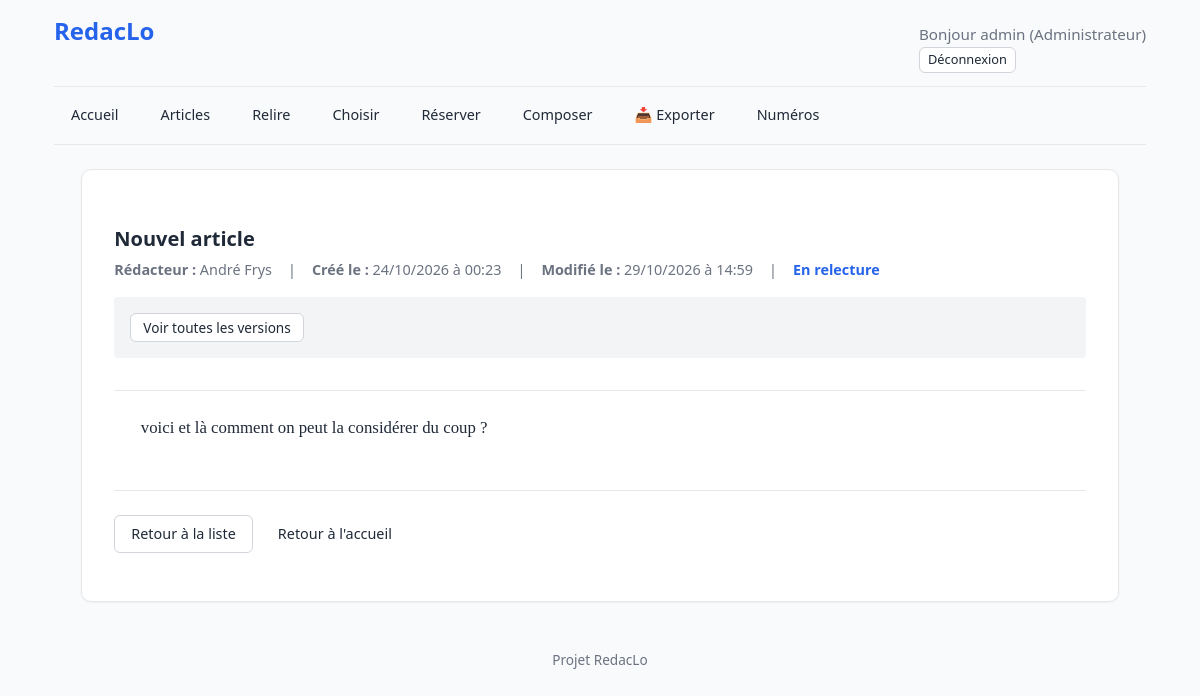
Page /articles/11/ (signed in) on the committed database.
### accounts/models.py (models this page shows, shortened)
class User(AbstractUser):
    ROLES = [
        ("admin", "Administrateur"),
        ("editeur", "Éditeur"),
        ("membre_redaction", "Membre de la rédaction"),
        ("redacteur", "Rédacteur"),
    ]
    COULEURS = [
        ("bleu", "Bleu"), ("violet", "Violet"), ("gris", "Gris ardoise"),
        ("marine", "Bleu marine"), ("orangefonce", "Orange foncé"),
        ("marron", "Marron"), ("rouge", "Rouge"), ("vert", "Vert"),
    ]
    role = models.CharField(max_length=20, choices=ROLES, default="redacteur")
    couleur = models.CharField(max_length=20, choices=COULEURS, default="bleu")
    signature_defaut = models.CharField(
        max_length=100,
        blank=True,
        help_text="Ex: 'Correspondant LO'. Laisser vide pour utiliser le Prénom Nom."
    )
    couleur = models.CharField(
        max_length=20,
        choices=COULEURS,
        default="bleu",
        help_text="Couleur utilisée pour ses annotations dans les articles.",
    )
    def get_signature(self):
        if self.signature_defaut:
            return self.signature_defaut
        if self.get_full_name():
            return self.get_full_name()
        return self.username
    def est_redacteur(self):
        return self.role in ("redacteur", "redacteur_breves", "correspondant", "editorialiste")

### articles/models.py (models this page shows, shortened)
class Article(models.Model):
    STATUTS = [
        ("brouillon", "Brouillon"),
        ("soumis", "Soumis"),
        ("en_relecture", "En relecture"),
        ("relu", "Relu"),
        ("revisions_demandees", "Révisions demandées"),
        ("valide", "Validé"),
        ("rejete", "Rejeté"),
        ("publie", "Publié"),
    ]
    STATUTS_SELECTION = [
        ("a_choisir", "À choisir pour le numéro"),
        ("disponible", "Disponible (dans le vivier)"),
        ("reserve", "Réservé (marronnier)"),
        ("utilise", "Utilisé (placé)"),
    ]
    TYPES_ARTICLE = [
        ("article", "Article"),
        ("breve", "Brève"),
        ("echo", "Écho"),
        ("courrier", "Courrier des lecteurs"),
        ("article_editorial", "Éditorial"),
    ]
    titre = models.CharField(max_length=200, help_text="Titre principal de l'article.")
    sur_titre = models.CharField(max_length=200, blank=True, help_text="Sur-titre de l'article.")
    type_article = models.CharField(max_length=20, choices=TYPES_ARTICLE, default="article", verbose_name="Type d'article")
    redacteur = models.ForeignKey(
        settings.AUTH_USER_MODEL,
        on_delete=models.CASCADE,
        related_name="articles_rediges",
        verbose_name="Rédacteur"
    )
    contenu = models.TextField()
    statut = models.CharField(max_length=20, choices=STATUTS, default="brouillon")
    rubrique = models.ForeignKey(
        "publications.Rubrique",
        on_delete=models.SET_NULL,
        null=True,
        blank=True,
        related_name="articles"
    )
    statut_selection = models.CharField(max_length=20, choices=STATUTS_SELECTION, default="a_choisir")
    date_creation = models.DateTimeField(auto_now_add=True)
    date_modification = models.DateTimeField(auto_now=True)
    version_reference = models.ForeignKey(
        "ArticleVersion",
        on_delete=models.SET_NULL,
        null=True,
        blank=True,
        related_name="+"
    )
    valide_1_par = models.ForeignKey(
        settings.AUTH_USER_MODEL,
        on_delete=models.SET_NULL,
        null=True,
        blank=True,
        related_name="articles_valides_1",
        verbose_name="Premier validateur"
    )
    valide_2_par = models.ForeignKey(
        settings.AUTH_USER_MODEL,
        on_delete=models.SET_NULL,
        null=True,
        blank=True,
        related_name="articles_valides_2",
        verbose_name="Second validateur"
    )
    valide_1_mandataire = models.ForeignKey(
        settings.AUTH_USER_MODEL,
        on_delete=models.SET_NULL,
        null=True,
        blank=True,
        related_name="articles_mandates_1",
        verbose_name="Premier validateur (mandataire)"
    )
    valide_2_mandataire = models.ForeignKey(
        settings.AUTH_USER_MODEL,
        on_delete=models.SET_NULL,
        null=True,
        blank=True,
        related_name="articles_mandates_2",
        verbose_name="Second validateur (mandataire)"
    )
    numero_reserve = models.ForeignKey(
        'publications.Publication',
        on_delete=models.SET_NULL,
        null=True,
        blank=True,
        related_name='articles_reserves',
        verbose_name="Réservé pour le numéro"
    )

class ArticleVersion(models.Model):
    TYPES = [
        ("redacteur", "Rédacteur"),
        ("relecture", "Relecture"),
    ]
    STATUTS = [
        ("brouillon", "Brouillon"),
        ("soumise", "Soumise (à valider)"),
        ("validee", "Validée"),
        ("rejetee", "Rejetée"),
        ("archivee", "Archivée (traitée)"),
    ]
    AVIS_CHOICES = [
        ("favorable", "Favorable"),
        ("defavorable", "Défavorable"),
    ]
    avis_relecteur = models.CharField(
        max_length=20,
        choices=AVIS_CHOICES,
        blank=True,
        null=True,
        verbose_name="Avis du relecteur"
    )
    article = models.ForeignKey(
        Article,
        on_delete=models.CASCADE,
        related_name="versions",
    )
    parent = models.ForeignKey(
        "self",
        on_delete=models.SET_NULL,
        null=True,
        blank=True,
        related_name="enfants",
    )
    numero = models.PositiveIntegerField(default=1)
    type = models.CharField(max_length=20, choices=TYPES, default="redacteur")
    contenu = models.TextField()
    modifie_par = models.ForeignKey(
        settings.AUTH_USER_MODEL,
        on_delete=models.SET_NULL,
        null=True,
        blank=True,
        related_name="versions_modifiees",
        verbose_name="Modifié par"
    )
    commentaire = models.TextField(blank=True)
    statut = models.CharField(
        max_length=20,
        choices=STATUTS,
        default="brouillon",
    )
    commentaire_validation = models.TextField(
        blank=True,
        help_text="Commentaire de l'éditeur en cas de rejet.",
    )
    date = models.DateTimeField(auto_now_add=True)
    class Meta:
        ordering = ["-date"]

### articles/views/crud.py (the view)
# urls.py: path("<int:pk>/", views.detail_article, name="detail_article"),
@role_required("redacteur")
def detail_article(request, pk):
    article = get_object_or_404(Article, pk=pk)
    if request.user.role == "redacteur" and article.redacteur != request.user:
        raise PermissionDenied
    version_validee = article.versions.filter(statut="validee").first()
    if version_validee:
        texte_brut = version_validee.contenu
        source_texte = "version validée"
    elif article.version_reference:
        texte_brut = article.version_reference.contenu
        source_texte = "version de référence"
    else:
        texte_brut = article.contenu
        source_texte = "texte original"
    texte_affiche = [p.strip() for p in texte_brut.splitlines() if p.strip()]
    reviews = article.reviews.exclude(decision="en_attente")
    return render(request, "articles/article_detail.html", {
        "article": article,
        "reviews": reviews,
        "texte_affiche": texte_affiche,
        "source_texte": source_texte,
        "version_validee": version_validee,
    })

### templates/articles/article_detail.html (shortened to what this page needs)
{% extends "base.html" %}
{% load typographie %}
{% block contenu %}
    <h2 style="margin-bottom: 0.5rem;">{{ article.titre }}</h2>
    <div style="font-size: 0.9rem; color: var(--c-text-muted); margin-bottom: 1rem; display: flex; flex-wrap: wrap; gap: 1rem; align-items: center;">
        <span><strong>Rédacteur :</strong> {{ article.redacteur.get_signature }}</span>
        <span>|</span>
        <span><strong>Créé le :</strong> {{ article.date_creation|date:"d/m/Y à H:i" }}</span>
        <span>|</span>
        <span><strong>Modifié le :</strong> {{ article.date_modification|date:"d/m/Y à H:i" }}</span>
        <span>|</span>
        <span class="statut-{{ article.statut }}" style="font-weight: bold;">
            {{ article.get_statut_display }}
        </span>
    </div>
    {% if user.role == "editeur" or user.role == "admin" %}
        <div class="actions" style="margin-top: 1rem; margin-bottom: 2rem; background: var(--c-surface-alt); padding: 1rem; border-radius: 4px;">
            {% if user.role == "editeur" or user.role == "admin" %}
                <a href="{% url 'articles:liste_versions' article.pk %}" class="btn btn-sm btn-secondary">Voir toutes les versions</a>
            {% endif %}
        </div>
    {% endif %}
    <hr style="border: 0; border-top: 1px solid var(--c-border); margin: 1.5rem 0;">
    <div class="texte-article-simple">
        {% for paragraphe in texte_affiche %}
            <p>{{ paragraphe|typographier }}</p>
        {% endfor %}
    </div>
    <div class="actions" style="margin-top: 3rem; border-top: 1px solid var(--c-border); padding-top: 1.5rem;">
        {% if user.est_redacteur %}
            <a href="{% url 'articles:mes_articles' %}" class="btn btn-secondary">
                Retour à mes articles
            </a>
        {% else %}
            <a href="{% url 'reviews:a_relire' %}" class="btn btn-secondary">
                Retour à la liste
            </a>
        {% endif %}
        <a href="{% url 'core:accueil' %}" class="btn btn-ghost">
            Retour à l'accueil
        </a>
    </div>
{% endblock %}

### templates/base.html (shortened to what this page needs)
<!DOCTYPE html>
{% load static %}
<html lang="fr">
    <head>
        <link rel="stylesheet" href="{% static 'css/main.css' %}">
    </head>
    <body>
        <header>
            <div class="header-top">
                <h1 class="site-title">
                    <a href="{% url 'core:accueil' %}">RedacLo</a>
                </h1>
                {% if user.is_authenticated %}
                    <div class="user-info-container">
                        <span class="user-greeting">
                            Bonjour {{ user.username }} <span class="user-role">({{ user.get_role_display }})</span>
                        </span>
                        <form method="post" action="{% url 'logout' %}" style="margin: 0;">
                            <button type="submit" class="btn btn-sm btn-secondary" style="cursor: pointer; padding: 0.2rem 0.5rem; font-size: 0.8rem;">
                                Déconnexion
                            </button>
                        </form>
                    </div>
                {% else %}
                    <div>
                        <a href="{% url 'login' %}" class="btn btn-sm btn-primary">Connexion</a>
                    </div>
                {% endif %}
            </div>
            <nav class="main-nav">
                <div class="nav-left" id="nav-links">
                    <a href="{% url 'core:accueil' %}" class="btn btn-ghost {% if request.resolver_match.url_name == 'accueil' %}active{% endif %}">Accueil</a>
                    <a href="{% url 'articles:mes_articles' %}" class="btn btn-ghost {% if request.resolver_match.url_name == 'mes_articles' %}active{% endif %}">Articles</a>
                    {% if user.role == "editeur" or user.role == "membre_redaction" or user.role == "admin" %}
                        <a href="{% url 'reviews:a_relire' %}" class="btn btn-ghost {% if request.resolver_match.url_name == 'a_relire' %}active{% endif %}">Relire</a>
                        <a href="{% url 'publications:choisir' %}" class="btn btn-ghost {% if request.resolver_match.url_name == 'choisir' %}active{% endif %}">Choisir</a>
                        <a href="{% url 'publications:articles_reserves' %}" class="btn btn-ghost {% if request.resolver_match.url_name == 'articles_reserves' %}active{% endif %}">Réserver</a>
                        <a href="{% url 'publications:composition' %}" class="btn btn-ghost {% if request.resolver_match.url_name == 'composition' %}active{% endif %}">Composer</a>
                        <a href="{% url 'publications:exporter_index' %}" class="btn btn-ghost {% if request.resolver_match.url_name == 'exporter_index' %}active{% endif %}">📥 Exporter</a>
                        <a href="{% url 'publications:numeros' %}" class="btn btn-ghost {% if request.resolver_match.url_name == 'numeros' %}active{% endif %}">Numéros</a>
                    {% endif %}
                </div>
            </nav>
        <main class="{% block main_class %}{% endblock %}">
            {% block contenu %}{% endblock %}
        </main>
        <footer>
            <p>Projet RedacLo</p>
        </footer>
    </body>
</html>

### rows in the picture
User: username "admin", role "Administrateur"
Article: titre "Nouvel article", redacteur.get_signature "André Frys", date_creation "24/10/2026 à 00:23", date_modification "29/10/2026 à 14:59", statut "En relecture"
ArticleVersion: texte_affiche "voici et là comment on peut la considérer du coup ?"
